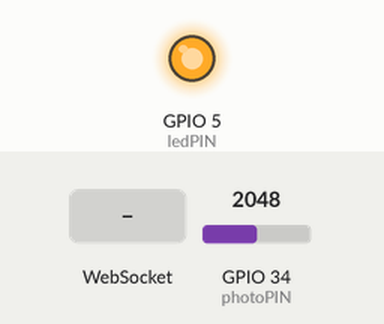
Recording of a program running on a simulated ESP32. On the bench: output pins drawn as LEDs (lit = HIGH). The test bench sets the inputs (shaded band); at power-on: GPIO 34 (photoPIN) = 2048. WiFi joins after 1.5 s; servers stay silent unless stated; what the program prints to the serial monitor is not drawn.

Above: at 1.6 s.
At 3.8 s:
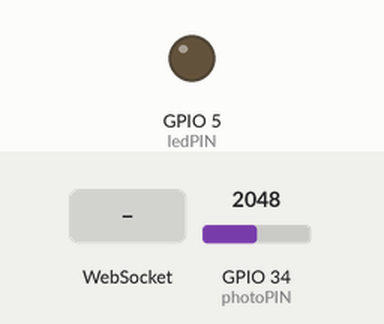
3.9 s: WebSocket text "toggleLED" received
5.5 s: WebSocket text "1" received
Timing chart, 0 to 8.5 s (numbered marks = the images above; inputs shaded):
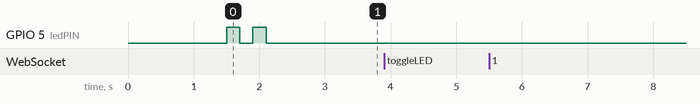

Measured:
- after the input at 3.9 s, every drawn part: stays the same
- after the input at 5.5 s, every drawn part: stays the same

The program:

main.cpp
```cpp
#include <Arduino.h>
#include <WiFi.h>
#include <ArduinoJson.h>
#include <WebSocketsClient.h>

const char* ssid = "Nekoime";
const char* password = "mojegeslo";

const char* serverAddress = "192.168.1.12";
const int serverPort = 3000;

const int photoPIN = 34; // fotoupornik
const int ledPIN = 5; // led pin

WebSocketsClient webSocketClient;

int lastPhotoresistorValue = -1; // Shrani zadnjo vrednost foto upora
bool ledStatusChanged = false; // Beleži spremembo stanja LED
bool ledStatus = false; // Beleži trenutno stanje LED
bool wasLedDisconnected = false; // Beleži, ali je bila LED prekinjena


const int ledCheckInterval = 500; // interval preverjanja LED
unsigned long lastLedCheck = 0; // zadnji čas preverjanja LED
int threshold = 20; // Prag zaznavanja

void webSocketEvent(WStype_t type, uint8_t *payload, size_t length) {
  switch (type) {
    case WStype_DISCONNECTED: {
      Serial.println("WebSocket disconnected");
      break;
    }
    case WStype_CONNECTED: {
      Serial.println("WebSocket connected");
      break;
    }
    case WStype_TEXT: { // če prejme text
      Serial.printf("Received: %s\n", payload); // izpiše sporočilo
      StaticJsonDocument<64> jsonDoc; // ustvari statični JSON dokument
      DeserializationError error = deserializeJson(jsonDoc, payload); //deserializacija
      if (error) { // če pride do napake
        Serial.println("Failed to parse JSON");
        return;
      }
      String messageType = jsonDoc["type"]; // prebere tip sporočila
      Serial.println(messageType); // izpiše tip sporočila
      if (messageType == "toggleLED") { // če je tip spororčila "toggleLED"
        ledStatus = !ledStatus; // spremeni stanje LED
        ledStatusChanged = true; // zabeleži spremembo
      }
      break;
    }
    default:
      break;
  }
}

void setup() {
  pinMode(ledPIN, OUTPUT); // pin kot izhod
  pinMode(photoPIN, INPUT); //pin kot vhod

  Serial.begin(115200);

  Serial.println("Povezovanje");
  WiFi.begin(ssid, password);
  while (WiFi.status() != WL_CONNECTED) {
    delay(500);
    Serial.print(".");
  }

  Serial.println("Modul ESP32 je povezan !");
  Serial.print("IP naslov esp32 modula: ");
  Serial.println(WiFi.localIP());

  webSocketClient.begin(serverAddress, serverPort); // začni povezavo klienta
  webSocketClient.onEvent(webSocketEvent); // funkcija za obdelava dogodkov

  digitalWrite(ledPIN, HIGH);
  delay(200);
  digitalWrite(ledPIN, LOW);
  delay(200);
  digitalWrite(ledPIN, HIGH);
  delay(200);
  digitalWrite(ledPIN, LOW);

  delay(500);
}

void sendData(int value, const char *type) { // funkcija za pošiljanje podatkov
  StaticJsonDocument<64> jsonDoc;
  jsonDoc["type"] = type; // nastavimmo tip sporočila
  jsonDoc["value"] = value; // nastavimo vrednost
  String jsonString; // ustvarimo JSON niz
  serializeJson(jsonDoc, jsonString); // serializitamo JSON
  Serial.println(jsonString);
  webSocketClient.sendTXT(jsonString); // pošljemo JSON niz preko websocketa
}

void loop() {
  webSocketClient.loop();
  int photoresistorValue = analogRead(photoPIN); // prebreemo vrednost fotoupornika
  int mappedValue = map(photoresistorValue, 0, 4095, 0, (int)((3.3 / 5) * 100)); // zapišemo vreednost

  if (lastPhotoresistorValue != mappedValue) { // če se je vrednost upornika spremenila
    sendData(mappedValue, "mappedValue"); // pošljemo novo vrednost
    lastPhotoresistorValue = mappedValue; // nastavimo novo vrednost za nadaljne preverjanje
  }

  if (ledStatusChanged) { // če se je stanje LED spremenilo
    digitalWrite(ledPIN, ledStatus ? HIGH : LOW); // nastavimo pin glede na PIN kateri je 1 ali 0
    sendData(ledStatus ? 1 : 0, "status"); // pošljemo sporočilo o trenutnem stanju LED diode
    ledStatusChanged = false; // ponastavimo vrednost
  }

if (millis() - lastLedCheck > ledCheckInterval) {// če je minilo več časa od preverjanja LED
    lastLedCheck = millis(); // posodobimo čas preverjanja
    if (ledStatus) { // če je LED prižgan
      int currentValue = analogRead(photoPIN); // preberemo trenutno vrednost fotouporanika
      int offValue = 0; // LED izklopljen
      if (abs(currentValue - offValue) < threshold) { // Če je razlika med trenutno in izklopljeno vrednostjo manjša od praga
        if (!wasLedDisconnected) { // Če LED dioda še ni bila izvlečena od prejšnjega stanja
          ledStatus = false; // spremenio stanje na izklopljeno
          sendData(0, "status"); // Pošljemo trenutno stanje LED
          sendData(1, "LEDDisconnected"); // Pošljemo sporočilo, da je povezava prekinjena z led
          Serial.println("LED disconnected");
          wasLedDisconnected = true; // nastavimo, da je bila povezava prekinjena
        }
      } else {
        wasLedDisconnected = false; // drugače nastavimo, da LED ni prekinjena
      }
    }
  }

  delay(200);
}
```
